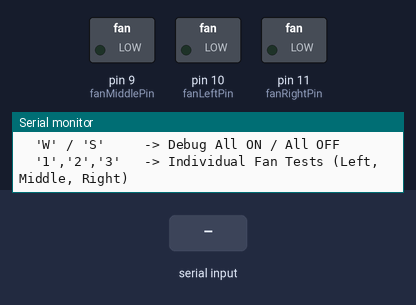
The sketch below on a simulated Arduino Uno, built with avr-gcc and run on an emulated ATmega328P. On the bench: switched loads named in the sketch (green lamp = pin HIGH), the last lines printed to the serial monitor. The test bench sets the inputs (shaded band).

Above: at 1.5 s.
1.6 s: "1\n" received over Serial
At 2.0 s:
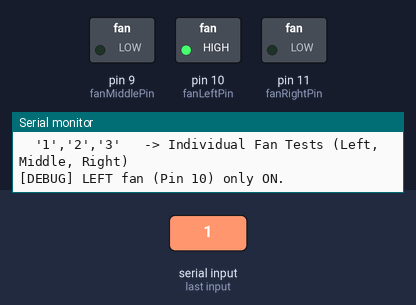
3.1 s: "2\n" received over Serial
At 4.3 s:
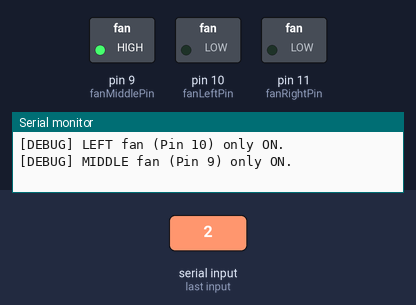
4.6 s: "90 45 200\n" received over Serial
At 5.8 s:
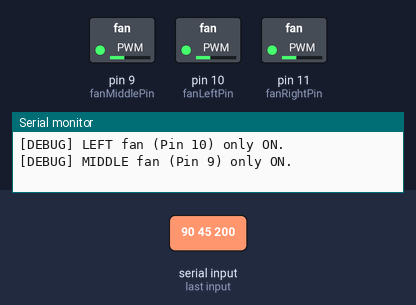
7.6 s: "l\n" received over Serial
At 8.8 s:
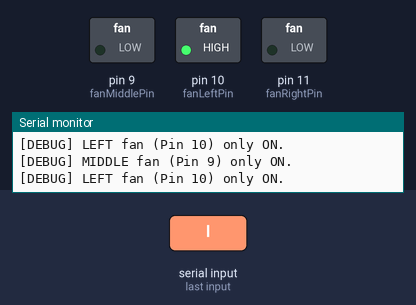
9.1 s: "M\n" received over Serial
At 10.1 s:
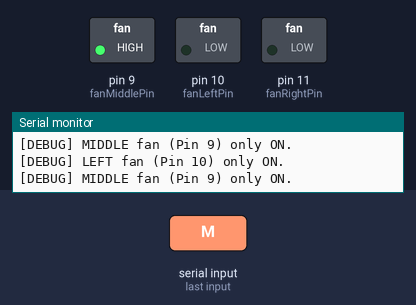
10.6 s: "30 150 10\n" received over Serial
At 11.6 s:
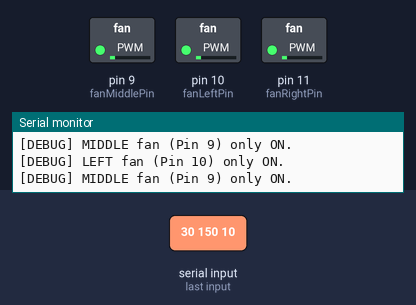
Timing chart, 0 to 14.1 s (numbered marks = the images above; inputs shaded):
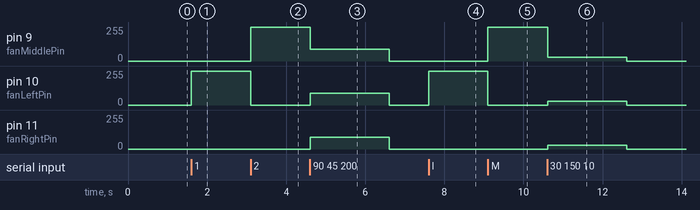

Measured:
- after the input at 1.6 s, pin 10 (fanLeftPin): 0/255 → 255/255 at once
- after the input at 3.1 s, pin 9 (fanMiddlePin): 0/255 → 255/255 at once; pin 10 (fanLeftPin): 255/255 → 0/255 at once
- after the input at 4.6 s, pin 9 (fanMiddlePin): 255/255 → 90/255 at once, → 0/255 2.0 s later; pin 10 (fanLeftPin), pin 11 (fanRightPin): 0/255 → 90/255 at once, → 0/255 2.0 s later
- after the input at 7.6 s, pin 10 (fanLeftPin): 0/255 → 255/255 at once
- after the input at 9.1 s, pin 9 (fanMiddlePin): 0/255 → 255/255 at once; pin 10 (fanLeftPin): 255/255 → 0/255 at once
- after the input at 10.6 s, pin 9 (fanMiddlePin): 255/255 → 30/255 at once, → 0/255 2.0 s later; pin 10 (fanLeftPin), pin 11 (fanRightPin): 0/255 → 30/255 at once, → 0/255 2.0 s later

The sketch:

FanControls.ino
```cpp
// =========================================================================
// VR Wind Simulation System - 3-Fan Dynamic Speed & Direction Controller
// Pins: Left Fan = Pin 10 (PWM), Middle Fan = Pin 9 (PWM), Right Fan = Pin 11 (PWM)
// Baud Rate: 9600 | Default Port: COM6
// =========================================================================

const int fanMiddlePin = 9;   // Middle Fan (Frontal Wind)
const int fanLeftPin   = 10;  // Left Fan (Yaw / Tilt Left Bias)
const int fanRightPin  = 11;  // Right Fan (Yaw / Tilt Right Bias)

// --- Minimum PWM Kick-Start Threshold ---
// Most 12V/5V DC fans stall if PWM < 30-40. When speed > 0, we scale from MIN_FAN_PWM to 255.
const int MIN_FAN_PWM = 35;

// --- Safety Watchdog Configuration ---
unsigned long lastSerialTime = 0;
const unsigned long SERIAL_TIMEOUT_MS = 2000; // Turn off fans if Unity stops communicating for 2s
bool debugMode = false;

// --- Serial Buffer ---
const byte MAX_CHARS = 64;
char receivedChars[MAX_CHARS];
boolean newData = false;

// Current PWM values
int currentLeftPWM   = 0;
int currentMiddlePWM = 0;
int currentRightPWM  = 0;

void setup() {
  // Configure PWM Output Pins
  pinMode(fanMiddlePin, OUTPUT);
  pinMode(fanLeftPin, OUTPUT);
  pinMode(fanRightPin, OUTPUT);

  // Initialize fans OFF
  analogWrite(fanMiddlePin, 0);
  analogWrite(fanLeftPin, 0);
  analogWrite(fanRightPin, 0);

  Serial.begin(9600);
  Serial.println(F("VR_FAN_OK:READY"));
  Serial.println(F("--- VR Rig Fan Controller Initialized on COM6 (9600 Baud) ---"));
  Serial.println(F("Supported Commands:"));
  Serial.println(F("  'PING' / '?'  -> Auto-detect handshake ('VR_FAN_OK')"));
  Serial.println(F("  'L,M,R'       -> Discrete PWM 0-255 (e.g. '120,255,120')"));
  Serial.println(F("  'MOVE_FWD:<0-255>' -> Forward movement PWM"));
  Serial.println(F("  'SPD:<0-100>' -> Speed Percentage (e.g. 'SPD:80')"));
  Serial.println(F("  'W' / 'S'     -> Debug All ON / All OFF"));
  Serial.println(F("  '1','2','3'   -> Individual Fan Tests (Left, Middle, Right)"));
}

void loop() {
  recvWithEndMarker();

  if (newData) {
    parseAndSetFans();
    newData = false;
    lastSerialTime = millis();
  }

  // Safety Watchdog: Shut down fans if Unity communication halts (bypassed in debug mode)
  if (!debugMode && (millis() - lastSerialTime > SERIAL_TIMEOUT_MS)) {
    if (currentLeftPWM > 0 || currentMiddlePWM > 0 || currentRightPWM > 0) {
      applyFanPWM(0, 0, 0);
    }
  }
}

// Non-blocking serial packet receiver (terminated with '\n')
void recvWithEndMarker() {
  static byte ndx = 0;
  char endMarker = '\n';
  char rc;

  while (Serial.available() > 0 && !newData) {
    rc = Serial.read();

    if (rc != endMarker && rc != '\r') {
      receivedChars[ndx] = rc;
      ndx++;
      if (ndx >= MAX_CHARS) {
        ndx = MAX_CHARS - 1;
      }
    } else if (rc == endMarker) {
      receivedChars[ndx] = '\0';
      ndx = 0;
      newData = true;
    }
  }
}

// Maps input 0-255 or 0-100 to compensated PWM including minimum start threshold
int mapToFanPWM(int value, bool isPercent) {
  if (value <= 0) return 0;

  int maxIn = isPercent ? 100 : 255;
  value = constrain(value, 0, maxIn);

  // Scale smoothly from MIN_FAN_PWM to 255
  return map(value, 1, maxIn, MIN_FAN_PWM, 255);
}

void applyFanPWM(int left, int middle, int right) {
  currentLeftPWM   = constrain(left, 0, 255);
  currentMiddlePWM = constrain(middle, 0, 255);
  currentRightPWM  = constrain(right, 0, 255);

  analogWrite(fanLeftPin,   currentLeftPWM);
  analogWrite(fanMiddlePin, currentMiddlePWM);
  analogWrite(fanRightPin,  currentRightPWM);
}

// Main parser for Unity packets & debug commands
void parseAndSetFans() {
  // Trim leading whitespace
  char *ptr = receivedChars;
  while (*ptr == ' ' || *ptr == '\t') ptr++;

  if (*ptr == '\0') return;

  // --- 0. Auto-Detection / Handshake ---
  if (strcasecmp(ptr, "PING") == 0 || strcmp(ptr, "?") == 0 ||
      strcasecmp(ptr, "IDENT") == 0 || strcasecmp(ptr, "VR_FAN_PING") == 0) {
    Serial.println(F("VR_FAN_OK"));
    return;
  }

  // --- 1. Manual Debug Commands ---
  if ((ptr[0] == 'W' || ptr[0] == 'w') && ptr[1] == '\0') {
    debugMode = true;
    applyFanPWM(255, 255, 255);
    Serial.println(F("[DEBUG] ALL fans ON @ 255 PWM. Send 'S' to stop."));
    return;
  }

  if ((ptr[0] == 'S' || ptr[0] == 's') && ptr[1] == '\0') {
    debugMode = false;
    applyFanPWM(0, 0, 0);
    Serial.println(F("[DEBUG] ALL fans STOPPED."));
    return;
  }

  if ((ptr[0] == '1' || ptr[0] == 'L' || ptr[0] == 'l') && ptr[1] == '\0') {
    debugMode = true;
    applyFanPWM(255, 0, 0);
    Serial.println(F("[DEBUG] LEFT fan (Pin 10) only ON."));
    return;
  }

  if ((ptr[0] == '2' || ptr[0] == 'M' || ptr[0] == 'm') && ptr[1] == '\0') {
    debugMode = true;
    applyFanPWM(0, 255, 0);
    Serial.println(F("[DEBUG] MIDDLE fan (Pin 9) only ON."));
    return;
  }

  if ((ptr[0] == '3' || ptr[0] == 'R' || ptr[0] == 'r') && ptr[1] == '\0') {
    debugMode = true;
    applyFanPWM(0, 0, 255);
    Serial.println(F("[DEBUG] RIGHT fan (Pin 11) only ON."));
    return;
  }

  // --- 2. Protocol: MOVE_FWD:<0-255> or FWD:<0-255> ---
  if (strncasecmp(ptr, "MOVE_FWD:", 9) == 0) {
    int fwdVal = atoi(ptr + 9);
    int pwm = (fwdVal <= 100) ? mapToFanPWM(fwdVal, true) : constrain(fwdVal, 0, 255);
    debugMode = false;
    applyFanPWM(pwm, pwm, pwm);
    return;
  }
  if (strncasecmp(ptr, "FWD:", 4) == 0) {
    int fwdVal = atoi(ptr + 4);
    int pwm = (fwdVal <= 100) ? mapToFanPWM(fwdVal, true) : constrain(fwdVal, 0, 255);
    debugMode = false;
    applyFanPWM(pwm, pwm, pwm);
    return;
  }

  // --- 3. Protocol: "SPD:<0-100>" or "SPD:<0-255>" ---
  if (strncasecmp(ptr, "SPD:", 4) == 0 || strncasecmp(ptr, "FAN:", 4) == 0) {
    int speedVal = atoi(ptr + 4);
    // If value <= 100, treat as percent; if > 100, treat as direct PWM
    int pwm = (speedVal <= 100) ? mapToFanPWM(speedVal, true) : constrain(speedVal, 0, 255);

    debugMode = false;
    applyFanPWM(pwm, pwm, pwm);
    return;
  }

  // --- 3. Protocol: Key-Value Pairs "L:100,M:255,R:100" ---
  if (strstr(ptr, "L:") != NULL || strstr(ptr, "l:") != NULL ||
      strstr(ptr, "M:") != NULL || strstr(ptr, "m:") != NULL ||
      strstr(ptr, "R:") != NULL || strstr(ptr, "r:") != NULL) {

    int l = currentLeftPWM, m = currentMiddlePWM, r = currentRightPWM;
    char tempBuf[MAX_CHARS];
    strncpy(tempBuf, ptr, MAX_CHARS - 1);
    tempBuf[MAX_CHARS - 1] = '\0';

    char *token = strtok(tempBuf, ",;");
    while (token != NULL) {
      while (*token == ' ') token++;
      if (token[0] == 'L' || token[0] == 'l') {
        if (token[1] == ':') l = atoi(token + 2);
      } else if (token[0] == 'M' || token[0] == 'm') {
        if (token[1] == ':') m = atoi(token + 2);
      } else if (token[0] == 'R' || token[0] == 'r') {
        if (token[1] == ':') r = atoi(token + 2);
      }
      token = strtok(NULL, ",;");
    }

    debugMode = false;
    applyFanPWM(l, m, r);
    return;
  }

  // --- 4. Protocol: "left,middle,right" CSV format (e.g. "120,255,120") ---
  char *strtokIndx;
  strtokIndx = strtok(ptr, ",");
  if (strtokIndx != NULL) {
    int leftVal = atoi(strtokIndx);

    strtokIndx = strtok(NULL, ",");
    if (strtokIndx != NULL) {
      int middleVal = atoi(strtokIndx);

      strtokIndx = strtok(NULL, ",");
      if (strtokIndx != NULL) {
        int rightVal = atoi(strtokIndx);

        debugMode = false;
        applyFanPWM(leftVal, middleVal, rightVal);
        return;
      }
    } else {
      // Single numeric value sent (e.g. "180") -> apply to all fans
      debugMode = false;
      int singlePWM = constrain(leftVal, 0, 255);
      applyFanPWM(singlePWM, singlePWM, singlePWM);
      return;
    }
  }
}
```
